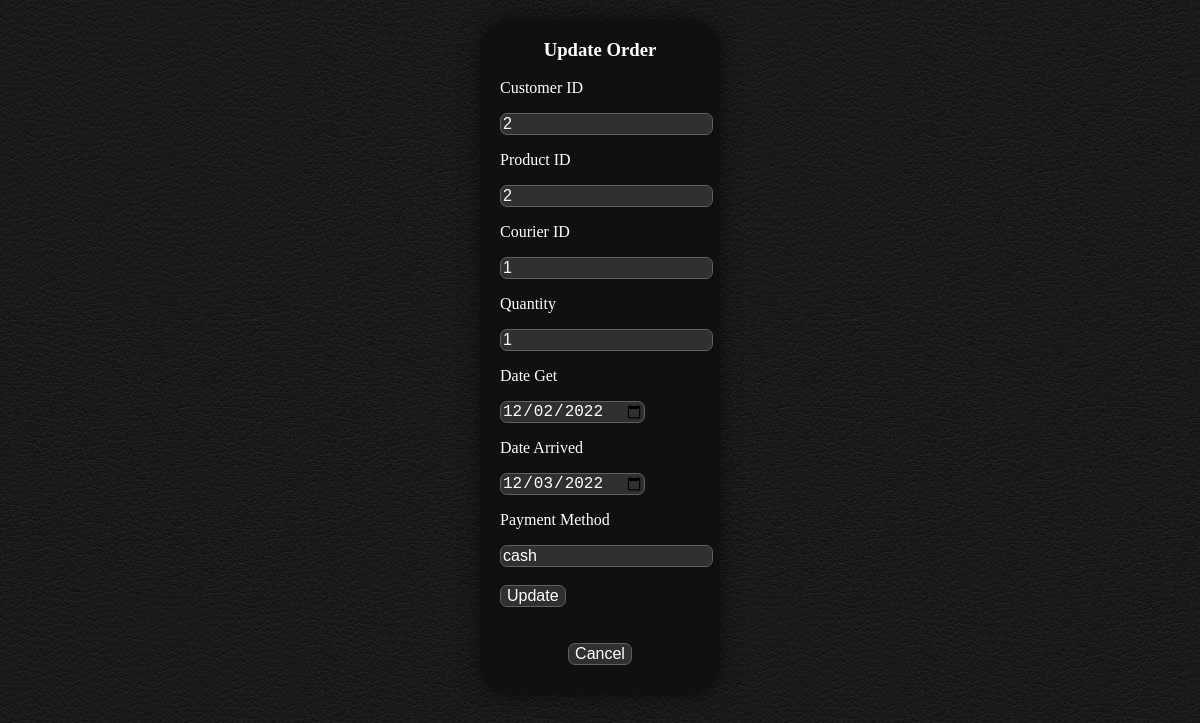
/e-shop/form/update_form_order.php?id=15, run on the app's committed database.
### tables this page shows
CREATE TABLE `order` (
  `order_id` int NOT NULL,
  `customer_id` int NOT NULL,
  `product_id` int NOT NULL,
  `courier_id` int NOT NULL,
  `quantity` tinyint UNSIGNED NOT NULL,
  `date_get` date NOT NULL,
  `date_arrive` date NOT NULL,
  `payment_method` varchar(4) NOT NULL
);

### e-shop/form/update_form_order.php (the view, shortened to what this page needs)
<?php
require_once '../config/connect.php';
$order_id = $_GET['id'];
$order = mysqli_query($connect, "SELECT * FROM `order` WHERE `order_id` = '$order_id'");
$order = mysqli_fetch_assoc($order);
?>
<!doctype html>
<html lang="en">
<head>
</head>
<body>
<div class="block1"
     style="width: 20%; background-color: #101010; position: absolute; top: 20px; left: 40%; border-radius: 30px; box-shadow: 0 0 20px rgba(0, 0, 0, 0.5);">
    <h3>Update Order</h3>
    <form action="../vendorr/update_order.php" method="post">
        <p>Customer ID</p>
        <input type="number" name="customer_id" value="<?= $order['customer_id']?>">
        <p>Product ID</p>
        <input type="number" name="product_id" value="<?= $order['product_id']?>">
        <p>Courier ID</p>
        <input type="number" name="courier_id" value="<?= $order['courier_id']?>">
        <p>Quantity</p>
        <input type="number" name="quantity" value="<?= $order['quantity']?>">
        <p>Date Get</p>
        <input type="date" name="date_get" value="<?= $order['date_get']?>">
        <p>Date Arrived</p>
        <input type="date" name="date_arrive" value="<?= $order['date_arrive']?>">
        <p>Payment Method</p>
        <input type="text" name="payment_method" value="<?= $order['payment_method']?>"><br><br>
        <button type="submit">Update</button>
    </form>
    <br><br>
    <form action="../index.php" style="text-align: center; padding-bottom: 30px; padding-left: 0px">
        <button type="submit">Cancel</button>
    </form>
</div>
</body>

### e-shop/form/update_form_order.php (style rules this page uses)
body { background-image: url("../background.jpg"); color: #ffffff; }
button { background-color: #303030; color: white; padding 15px 32px; text-align: center; display: inline-block; font-size: 16px; border-radius: 7px; border: 1px solid #606060; }
input, textarea { background-color: #303030; color: white; padding 15px 32px; display: inline-block; font-size: 16px; border-radius: 7px; border: 1px solid #606060; }
form { padding-left: 20px; }
h3 { text-align: center; }

### data on the page
order: customer_id "2", product_id "2", courier_id "1", quantity "1", date_get "12/02/2022", date_arrive "12/03/2022", payment_method "cash"
